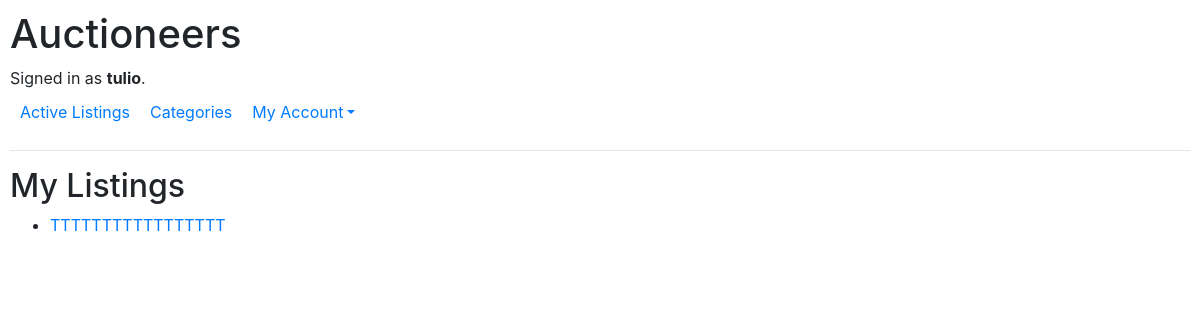
Page /selling/ (signed in) on the earlier database version.
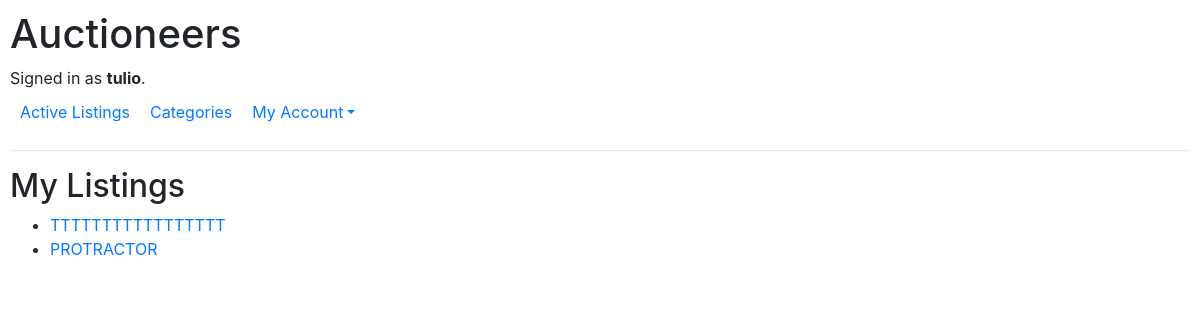
Same page on the later database version.
### auctions/models.py (models this page shows, shortened)
class Auction_Listing(models.Model):
    category = models.ForeignKey(Category, on_delete=models.PROTECT, related_name="listings")
    title = models.CharField(max_length = 25)
    description = models.TextField()
    image = models.FileField(upload_to="media/", blank=False, default="media/placeholder.jpg")
    quantity = models.IntegerField()
    price = models.DecimalField(max_digits=10, decimal_places=2)
    current_bid = models.ForeignKey("Bid", on_delete=models.PROTECT, related_name="listings", null=True, blank=True)
    seller = models.ForeignKey(User, on_delete=models.CASCADE, related_name="listings")
    timestamp = models.DateTimeField(auto_now_add=True)
    closing_time = models.DateTimeField(blank=False)
    is_open = models.BooleanField(default=True)

### auctions/views.py (the view)
# urls.py: path("selling/", views.selling, name="selling"),
def selling(request):
    if request.user.is_authenticated:
        listings = Auction_Listing.objects.filter(seller=request.user)
        message = ""
        if not listings.exists():
            message = "No active listings found"
        return render(request, "auctions/selling.html", {
            "listings": listings,
            "message": message,
        })

### auctions/templates/auctions/selling.html (shortened to what this page needs)
{% extends "auctions/layout.html" %}
{% block body %}
    <h2>My Listings</h2>
    <div>
        <ul>
            {% for listing in listings %}
                <li>
                    {% include "auctions/user_seller_routing.html" with listing=listing user=user %}
                </li>
            {% endfor %}
        </ul>
    </div>
{% endblock %}

### auctions/templates/auctions/user_seller_routing.html
{% if listing.seller.id == user.id %}
    <a href="{% url 'sell' listing.id %}">{{ listing.title }}</a>
{% else %}
    <a href="{% url 'listing_detail' listing.id %}">{{ listing.title }}</a>
{% endif %}

Differences in the rows shown:
added Auction_Listing: title "PROTRACTOR"
